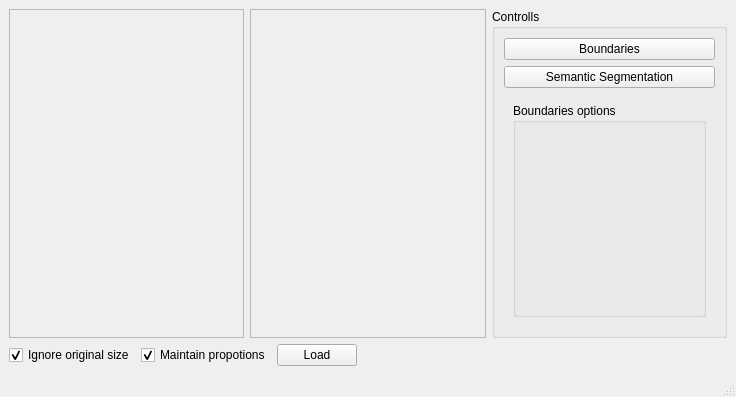
<?xml version="1.0" encoding="UTF-8"?>
<ui version="4.0">
 <class>MainWindow</class>
 <widget class="QMainWindow" name="MainWindow">
  <property name="geometry">
   <rect>
    <x>0</x>
    <y>0</y>
    <width>736</width>
    <height>397</height>
   </rect>
  </property>
  <property name="windowTitle">
   <string>Imager</string>
  </property>
  <widget class="QWidget" name="centralwidget">
   <layout class="QVBoxLayout" name="verticalLayout">
    <item>
     <layout class="QHBoxLayout" name="horizontalLayout">
      <item>
       <layout class="QGridLayout" name="gridLayout">
        <item row="0" column="1">
         <widget class="ScaledPixmap" name="label_2">
          <property name="sizePolicy">
           <sizepolicy hsizetype="Expanding" vsizetype="Expanding">
            <horstretch>0</horstretch>
            <verstretch>0</verstretch>
           </sizepolicy>
          </property>
          <property name="frameShape">
           <enum>QFrame::StyledPanel</enum>
          </property>
          <property name="frameShadow">
           <enum>QFrame::Sunken</enum>
          </property>
          <property name="lineWidth">
           <number>1</number>
          </property>
          <property name="text">
           <string/>
          </property>
          <property name="scaledContents">
           <bool>false</bool>
          </property>
         </widget>
        </item>
        <item row="0" column="2">
         <widget class="QGroupBox" name="groupBox">
          <property name="title">
           <string>Controlls</string>
          </property>
          <layout class="QHBoxLayout" name="horizontalLayout_3">
           <item>
            <layout class="QVBoxLayout" name="verticalLayout_2">
             <item>
              <widget class="QPushButton" name="boundariesButton">
               <property name="text">
                <string>Boundaries</string>
               </property>
              </widget>
             </item>
             <item>
              <widget class="QPushButton" name="semanticSegmentationButton">
               <property name="text">
                <string>Semantic Segmentation</string>
               </property>
              </widget>
             </item>
             <item>
              <widget class="QStackedWidget" name="stackedWidget">
               <property name="sizePolicy">
                <sizepolicy hsizetype="Expanding" vsizetype="Expanding">
                 <horstretch>0</horstretch>
                 <verstretch>0</verstretch>
                </sizepolicy>
               </property>
               <property name="currentIndex">
                <number>0</number>
               </property>
               <widget class="QWidget" name="page">
                <layout class="QHBoxLayout" name="horizontalLayout_4">
                 <item>
                  <widget class="QGroupBox" name="groupBox_2">
                   <property name="title">
                    <string>Boundaries options</string>
                   </property>
                  </widget>
                 </item>
                </layout>
               </widget>
               <widget class="QWidget" name="page_2">
                <layout class="QVBoxLayout" name="verticalLayout_3">
                 <item>
                  <widget class="QGroupBox" name="groupBox_3">
                   <property name="sizePolicy">
                    <sizepolicy hsizetype="Expanding" vsizetype="Expanding">
                     <horstretch>0</horstretch>
                     <verstretch>0</verstretch>
                    </sizepolicy>
                   </property>
                   <property name="title">
                    <string>Semantis segentation options</string>
                   </property>
                  </widget>
                 </item>
                </layout>
               </widget>
              </widget>
             </item>
            </layout>
           </item>
          </layout>
         </widget>
        </item>
        <item row="0" column="0">
         <widget class="ScaledPixmap" name="label">
          <property name="sizePolicy">
           <sizepolicy hsizetype="Expanding" vsizetype="Expanding">
            <horstretch>0</horstretch>
            <verstretch>0</verstretch>
           </sizepolicy>
          </property>
          <property name="frameShape">
           <enum>QFrame::StyledPanel</enum>
          </property>
          <property name="frameShadow">
           <enum>QFrame::Sunken</enum>
          </property>
          <property name="lineWidth">
           <number>1</number>
          </property>
          <property name="text">
           <string/>
          </property>
          <property name="scaledContents">
           <bool>false</bool>
          </property>
         </widget>
        </item>
       </layout>
      </item>
     </layout>
    </item>
    <item>
     <layout class="QHBoxLayout" name="horizontalLayout_2">
      <item>
       <widget class="QCheckBox" name="ignoreOverscaleCheckBox">
        <property name="acceptDrops">
         <bool>false</bool>
        </property>
        <property name="text">
         <string>Ignore original size</string>
        </property>
        <property name="checked">
         <bool>true</bool>
        </property>
       </widget>
      </item>
      <item>
       <widget class="QCheckBox" name="keepAspectRatioCheckBox">
        <property name="text">
         <string>Maintain propotions</string>
        </property>
        <property name="checked">
         <bool>true</bool>
        </property>
       </widget>
      </item>
      <item>
       <widget class="QPushButton" name="loadButton">
        <property name="text">
         <string>Load</string>
        </property>
       </widget>
      </item>
      <item>
       <spacer name="horizontalSpacer">
        <property name="orientation">
         <enum>Qt::Horizontal</enum>
        </property>
        <property name="sizeHint" stdset="0">
         <size>
          <width>40</width>
          <height>20</height>
         </size>
        </property>
       </spacer>
      </item>
     </layout>
    </item>
   </layout>
  </widget>
  <widget class="QMenuBar" name="menubar">
   <property name="geometry">
    <rect>
     <x>0</x>
     <y>0</y>
     <width>736</width>
     <height>26</height>
    </rect>
   </property>
  </widget>
  <widget class="QStatusBar" name="statusbar"/>
 </widget>
 <customwidgets>
  <customwidget>
   <class>ScaledPixmap</class>
   <extends>QLabel</extends>
   <header location="global">scaledpixmap.h</header>
  </customwidget>
 </customwidgets>
 <resources/>
 <connections/>
</ui>
